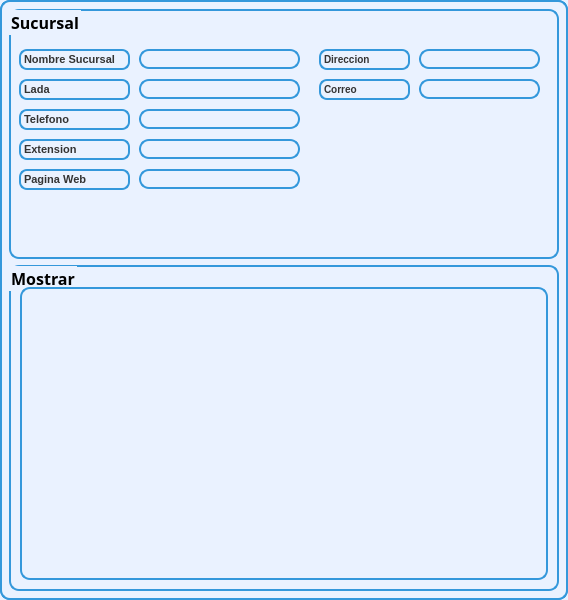
<?xml version="1.0" encoding="UTF-8"?>
<ui version="4.0">
 <class>SucursalScreen</class>
 <widget class="QMainWindow" name="SucursalScreen">
  <property name="geometry">
   <rect>
    <x>0</x>
    <y>0</y>
    <width>568</width>
    <height>600</height>
   </rect>
  </property>
  <property name="minimumSize">
   <size>
    <width>568</width>
    <height>600</height>
   </size>
  </property>
  <property name="maximumSize">
   <size>
    <width>568</width>
    <height>600</height>
   </size>
  </property>
  <property name="windowTitle">
   <string>Sucursal</string>
  </property>
  <property name="styleSheet">
   <string notr="true">border: 2px solid #3498db;
border-radius: 10px;

background-color: #eaf2ff;</string>
  </property>
  <widget class="QWidget" name="centralwidget">
   <layout class="QVBoxLayout" name="verticalLayout">
    <item>
     <widget class="QGroupBox" name="groupBox">
      <property name="minimumSize">
       <size>
        <width>550</width>
        <height>250</height>
       </size>
      </property>
      <property name="maximumSize">
       <size>
        <width>551</width>
        <height>250</height>
       </size>
      </property>
      <property name="font">
       <font>
        <family>Arial Black</family>
        <pointsize>12</pointsize>
        <weight>75</weight>
        <bold>true</bold>
       </font>
      </property>
      <property name="styleSheet">
       <string notr="true">background-color:#eaf2ff;</string>
      </property>
      <property name="title">
       <string>Sucursal</string>
      </property>
      <widget class="QLabel" name="label">
       <property name="geometry">
        <rect>
         <x>10</x>
         <y>40</y>
         <width>111</width>
         <height>21</height>
        </rect>
       </property>
       <property name="styleSheet">
        <string notr="true">background-color: #eaf2ff;
border: 2px solid #3498db;
border-radius: 8px;
color: #333333;
font-size: 11px;
font-weight: bold;
text-align: center;</string>
       </property>
       <property name="text">
        <string>Nombre Sucursal</string>
       </property>
      </widget>
      <widget class="QLineEdit" name="line_sucursal">
       <property name="geometry">
        <rect>
         <x>130</x>
         <y>40</y>
         <width>161</width>
         <height>20</height>
        </rect>
       </property>
      </widget>
      <widget class="QLabel" name="label_2">
       <property name="geometry">
        <rect>
         <x>10</x>
         <y>70</y>
         <width>111</width>
         <height>21</height>
        </rect>
       </property>
       <property name="styleSheet">
        <string notr="true">background-color: #eaf2ff;
border: 2px solid #3498db;
border-radius: 8px;
color: #333333;
font-size: 11px;
font-weight: bold;
text-align: center;</string>
       </property>
       <property name="text">
        <string>Lada</string>
       </property>
      </widget>
      <widget class="QLabel" name="label_3">
       <property name="geometry">
        <rect>
         <x>10</x>
         <y>100</y>
         <width>111</width>
         <height>21</height>
        </rect>
       </property>
       <property name="styleSheet">
        <string notr="true">background-color: #eaf2ff;
border: 2px solid #3498db;
border-radius: 8px;
color: #333333;
font-size: 11px;
font-weight: bold;
text-align: center;</string>
       </property>
       <property name="text">
        <string>Telefono</string>
       </property>
      </widget>
      <widget class="QLabel" name="label_4">
       <property name="geometry">
        <rect>
         <x>10</x>
         <y>130</y>
         <width>111</width>
         <height>21</height>
        </rect>
       </property>
       <property name="styleSheet">
        <string notr="true">background-color: #eaf2ff;
border: 2px solid #3498db;
border-radius: 8px;
color: #333333;
font-size: 11px;
font-weight: bold;
text-align: center;</string>
       </property>
       <property name="text">
        <string>Extension</string>
       </property>
      </widget>
      <widget class="QLabel" name="label_5">
       <property name="geometry">
        <rect>
         <x>10</x>
         <y>160</y>
         <width>111</width>
         <height>21</height>
        </rect>
       </property>
       <property name="styleSheet">
        <string notr="true">background-color: #eaf2ff;
border: 2px solid #3498db;
border-radius: 8px;
color: #333333;
font-size: 11px;
font-weight: bold;
text-align: center;</string>
       </property>
       <property name="text">
        <string>Pagina Web</string>
       </property>
      </widget>
      <widget class="QLineEdit" name="line_lada">
       <property name="geometry">
        <rect>
         <x>130</x>
         <y>70</y>
         <width>161</width>
         <height>20</height>
        </rect>
       </property>
      </widget>
      <widget class="QLineEdit" name="line_telefono">
       <property name="geometry">
        <rect>
         <x>130</x>
         <y>100</y>
         <width>161</width>
         <height>20</height>
        </rect>
       </property>
      </widget>
      <widget class="QLineEdit" name="line_extension">
       <property name="geometry">
        <rect>
         <x>130</x>
         <y>130</y>
         <width>161</width>
         <height>20</height>
        </rect>
       </property>
      </widget>
      <widget class="QLineEdit" name="line_paginaweb">
       <property name="geometry">
        <rect>
         <x>130</x>
         <y>160</y>
         <width>161</width>
         <height>20</height>
        </rect>
       </property>
      </widget>
      <widget class="QLabel" name="label_7">
       <property name="geometry">
        <rect>
         <x>310</x>
         <y>40</y>
         <width>91</width>
         <height>21</height>
        </rect>
       </property>
       <property name="styleSheet">
        <string notr="true">background-color: #eaf2ff;
border: 2px solid #3498db;
border-radius: 8px;
color: #333333;
font-size: 10px;
font-weight: bold;
text-align: center;</string>
       </property>
       <property name="text">
        <string>Direccion</string>
       </property>
      </widget>
      <widget class="QLabel" name="label_8">
       <property name="geometry">
        <rect>
         <x>310</x>
         <y>70</y>
         <width>91</width>
         <height>21</height>
        </rect>
       </property>
       <property name="styleSheet">
        <string notr="true">background-color: #eaf2ff;
border: 2px solid #3498db;
border-radius: 8px;
color: #333333;
font-size: 10px;
font-weight: bold;
text-align: center;</string>
       </property>
       <property name="text">
        <string>Correo</string>
       </property>
      </widget>
      <widget class="QLineEdit" name="line_direccion">
       <property name="geometry">
        <rect>
         <x>410</x>
         <y>40</y>
         <width>121</width>
         <height>20</height>
        </rect>
       </property>
      </widget>
      <widget class="QLineEdit" name="line_correo">
       <property name="geometry">
        <rect>
         <x>410</x>
         <y>70</y>
         <width>121</width>
         <height>20</height>
        </rect>
       </property>
      </widget>
      <widget class="QPushButton" name="btn_borrar">
       <property name="geometry">
        <rect>
         <x>460</x>
         <y>130</y>
         <width>60</width>
         <height>60</height>
        </rect>
       </property>
       <property name="minimumSize">
        <size>
         <width>55</width>
         <height>55</height>
        </size>
       </property>
       <property name="maximumSize">
        <size>
         <width>60</width>
         <height>60</height>
        </size>
       </property>
       <property name="layoutDirection">
        <enum>Qt::RightToLeft</enum>
       </property>
       <property name="styleSheet">
        <string notr="true">QPushButton{
background-color: #eaf2ff;
border: none;
}

QPushButton:hover{
background-color: white;
border-top-left-radius: 20px;
border-bottom-left-radius: 20px;
color: rgb(0, 0, 0);
}</string>
       </property>
       <property name="text">
        <string/>
       </property>
       <property name="icon">
        <iconset resource="../../../../Images/Botones_Interfaz/Botones.qrc">
         <normaloff>:/Images/Botones_Interfaz/borrar.png</normaloff>:/Images/Botones_Interfaz/borrar.png</iconset>
       </property>
       <property name="iconSize">
        <size>
         <width>50</width>
         <height>50</height>
        </size>
       </property>
      </widget>
      <widget class="QPushButton" name="btn_editar">
       <property name="geometry">
        <rect>
         <x>390</x>
         <y>130</y>
         <width>60</width>
         <height>60</height>
        </rect>
       </property>
       <property name="minimumSize">
        <size>
         <width>55</width>
         <height>55</height>
        </size>
       </property>
       <property name="maximumSize">
        <size>
         <width>60</width>
         <height>60</height>
        </size>
       </property>
       <property name="layoutDirection">
        <enum>Qt::RightToLeft</enum>
       </property>
       <property name="styleSheet">
        <string notr="true">QPushButton{
background-color: #eaf2ff;
border: none;
}

QPushButton:hover{
background-color: white;
border-top-left-radius: 20px;
border-bottom-left-radius: 20px;
color: rgb(0, 0, 0);
}</string>
       </property>
       <property name="text">
        <string/>
       </property>
       <property name="icon">
        <iconset resource="../../../../Images/Botones_Interfaz/Botones.qrc">
         <normaloff>:/Images/Botones_Interfaz/editar.png</normaloff>:/Images/Botones_Interfaz/editar.png</iconset>
       </property>
       <property name="iconSize">
        <size>
         <width>50</width>
         <height>50</height>
        </size>
       </property>
      </widget>
      <widget class="QPushButton" name="btn_agregar">
       <property name="geometry">
        <rect>
         <x>320</x>
         <y>130</y>
         <width>60</width>
         <height>60</height>
        </rect>
       </property>
       <property name="minimumSize">
        <size>
         <width>55</width>
         <height>55</height>
        </size>
       </property>
       <property name="maximumSize">
        <size>
         <width>60</width>
         <height>60</height>
        </size>
       </property>
       <property name="layoutDirection">
        <enum>Qt::RightToLeft</enum>
       </property>
       <property name="styleSheet">
        <string notr="true">QPushButton{
background-color: #eaf2ff;
border: none;
}

QPushButton:hover{
background-color: white;
border-top-left-radius: 20px;
border-bottom-left-radius: 20px;
color: rgb(0, 0, 0);
}</string>
       </property>
       <property name="text">
        <string/>
       </property>
       <property name="icon">
        <iconset resource="../../../../Images/Botones_Interfaz/Botones.qrc">
         <normaloff>:/Images/Botones_Interfaz/agregar.png</normaloff>:/Images/Botones_Interfaz/agregar.png</iconset>
       </property>
       <property name="iconSize">
        <size>
         <width>50</width>
         <height>50</height>
        </size>
       </property>
      </widget>
     </widget>
    </item>
    <item>
     <widget class="QGroupBox" name="groupBox_2">
      <property name="font">
       <font>
        <family>Arial Black</family>
        <pointsize>12</pointsize>
        <weight>75</weight>
        <bold>true</bold>
       </font>
      </property>
      <property name="styleSheet">
       <string notr="true">background-color: #eaf2ff;
padding: 12px;
</string>
      </property>
      <property name="title">
       <string>Mostrar</string>
      </property>
      <layout class="QHBoxLayout" name="horizontalLayout">
       <property name="topMargin">
        <number>20</number>
       </property>
       <item>
        <widget class="QTableWidget" name="table_sucursal"/>
       </item>
      </layout>
     </widget>
    </item>
   </layout>
  </widget>
 </widget>
 <resources>
  <include location="../../../../Images/Botones_Interfaz/Botones.qrc"/>
 </resources>
 <connections/>
</ui>
